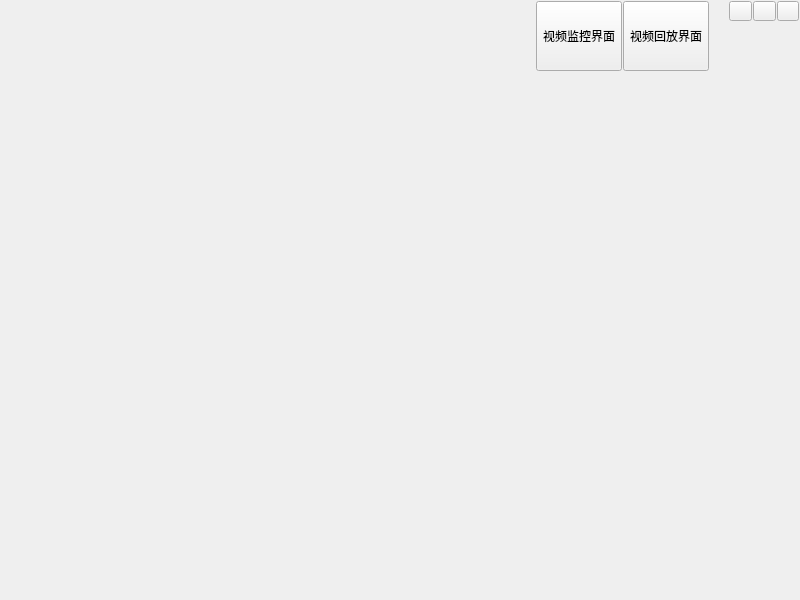
<?xml version="1.0" encoding="UTF-8"?>
<ui version="4.0">
 <class>RealMainWindow</class>
 <widget class="QMainWindow" name="RealMainWindow">
  <property name="geometry">
   <rect>
    <x>0</x>
    <y>0</y>
    <width>800</width>
    <height>600</height>
   </rect>
  </property>
  <property name="minimumSize">
   <size>
    <width>0</width>
    <height>100</height>
   </size>
  </property>
  <property name="windowTitle">
   <string>MainWindow</string>
  </property>
  <widget class="QWidget" name="centralwidget">
   <layout class="QGridLayout" name="gridLayout_2">
    <property name="leftMargin">
     <number>1</number>
    </property>
    <property name="topMargin">
     <number>1</number>
    </property>
    <property name="rightMargin">
     <number>1</number>
    </property>
    <property name="bottomMargin">
     <number>1</number>
    </property>
    <item row="0" column="0">
     <widget class="QWidget" name="widgetTitle" native="true">
      <property name="sizePolicy">
       <sizepolicy hsizetype="Expanding" vsizetype="Expanding">
        <horstretch>0</horstretch>
        <verstretch>0</verstretch>
       </sizepolicy>
      </property>
      <property name="minimumSize">
       <size>
        <width>0</width>
        <height>70</height>
       </size>
      </property>
      <property name="maximumSize">
       <size>
        <width>16777215</width>
        <height>70</height>
       </size>
      </property>
      <layout class="QHBoxLayout" name="horizontalLayout_2">
       <property name="spacing">
        <number>20</number>
       </property>
       <property name="leftMargin">
        <number>10</number>
       </property>
       <property name="topMargin">
        <number>0</number>
       </property>
       <property name="rightMargin">
        <number>0</number>
       </property>
       <property name="bottomMargin">
        <number>0</number>
       </property>
       <item>
        <widget class="QLabel" name="labIcon">
         <property name="text">
          <string/>
         </property>
        </widget>
       </item>
       <item>
        <widget class="QLabel" name="labTitle">
         <property name="text">
          <string/>
         </property>
        </widget>
       </item>
       <item>
        <spacer name="horizontalSpacer">
         <property name="orientation">
          <enum>Qt::Horizontal</enum>
         </property>
         <property name="sizeType">
          <enum>QSizePolicy::Expanding</enum>
         </property>
         <property name="sizeHint" stdset="0">
          <size>
           <width>424</width>
           <height>38</height>
          </size>
         </property>
        </spacer>
       </item>
       <item>
        <widget class="QWidget" name="widget" native="true">
         <property name="sizePolicy">
          <sizepolicy hsizetype="Preferred" vsizetype="Preferred">
           <horstretch>0</horstretch>
           <verstretch>0</verstretch>
          </sizepolicy>
         </property>
         <property name="minimumSize">
          <size>
           <width>0</width>
           <height>0</height>
          </size>
         </property>
         <layout class="QHBoxLayout" name="horizontalLayout">
          <property name="spacing">
           <number>1</number>
          </property>
          <property name="leftMargin">
           <number>0</number>
          </property>
          <property name="topMargin">
           <number>0</number>
          </property>
          <property name="rightMargin">
           <number>0</number>
          </property>
          <property name="bottomMargin">
           <number>0</number>
          </property>
          <item>
           <widget class="QToolButton" name="btnMonitor">
            <property name="sizePolicy">
             <sizepolicy hsizetype="Fixed" vsizetype="Expanding">
              <horstretch>0</horstretch>
              <verstretch>0</verstretch>
             </sizepolicy>
            </property>
            <property name="text">
             <string>视频监控界面</string>
            </property>
           </widget>
          </item>
          <item>
           <widget class="QToolButton" name="btnPlayback">
            <property name="sizePolicy">
             <sizepolicy hsizetype="Fixed" vsizetype="Expanding">
              <horstretch>0</horstretch>
              <verstretch>0</verstretch>
             </sizepolicy>
            </property>
            <property name="text">
             <string>视频回放界面</string>
            </property>
           </widget>
          </item>
         </layout>
        </widget>
       </item>
       <item>
        <widget class="QWidget" name="widget_2" native="true">
         <property name="maximumSize">
          <size>
           <width>70</width>
           <height>16777215</height>
          </size>
         </property>
         <layout class="QGridLayout" name="gridLayout">
          <property name="leftMargin">
           <number>0</number>
          </property>
          <property name="topMargin">
           <number>0</number>
          </property>
          <property name="rightMargin">
           <number>0</number>
          </property>
          <property name="bottomMargin">
           <number>0</number>
          </property>
          <property name="spacing">
           <number>1</number>
          </property>
          <item row="0" column="0">
           <widget class="QPushButton" name="btnMinimize">
            <property name="maximumSize">
             <size>
              <width>16777215</width>
              <height>20</height>
             </size>
            </property>
            <property name="text">
             <string/>
            </property>
           </widget>
          </item>
          <item row="0" column="1">
           <widget class="QPushButton" name="btnMaximize">
            <property name="maximumSize">
             <size>
              <width>16777215</width>
              <height>20</height>
             </size>
            </property>
            <property name="text">
             <string/>
            </property>
           </widget>
          </item>
          <item row="0" column="2">
           <widget class="QPushButton" name="btnClose">
            <property name="maximumSize">
             <size>
              <width>16777215</width>
              <height>20</height>
             </size>
            </property>
            <property name="text">
             <string/>
            </property>
           </widget>
          </item>
          <item row="1" column="1">
           <spacer name="verticalSpacer">
            <property name="orientation">
             <enum>Qt::Vertical</enum>
            </property>
            <property name="sizeHint" stdset="0">
             <size>
              <width>20</width>
              <height>46</height>
             </size>
            </property>
           </spacer>
          </item>
         </layout>
        </widget>
       </item>
      </layout>
     </widget>
    </item>
    <item row="1" column="0">
     <widget class="QStackedWidget" name="stackedWidget">
      <property name="currentIndex">
       <number>-1</number>
      </property>
     </widget>
    </item>
   </layout>
  </widget>
 </widget>
 <resources/>
 <connections/>
</ui>
